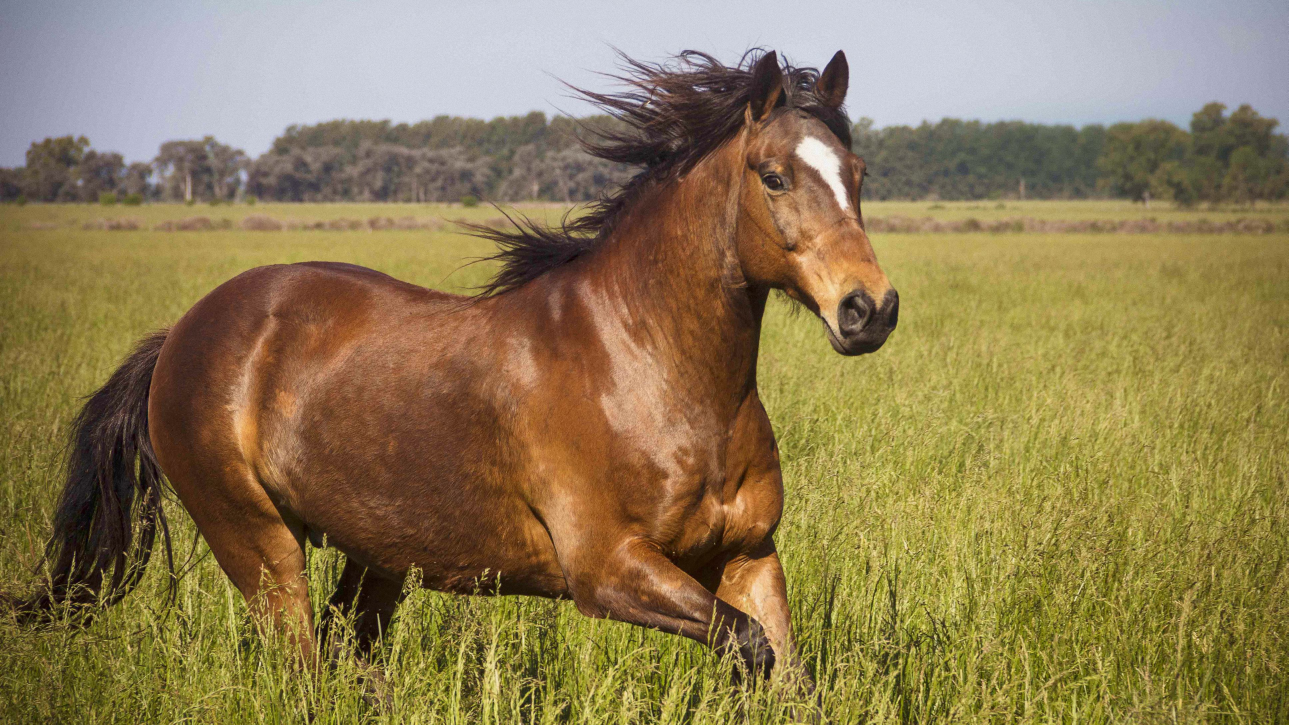
#> input picture horse.jpg, 3865 x 2174 px (shown at 1/3 size)
$ python hist.py
#> lines starting #> are read from the running program, lines starting #| are printed output that depends on the picture
# -*- coding: utf-8 -*-
"""
Created on Sun Mar 15 02:47:50 2020

@author: Allan
"""

import cv2
import numpy as np
import matplotlib.pyplot as plt

horse=cv2.imread('horse.jpg')
#> horse is the input picture: shape (2174, 3865, 3); mean B, G, R 84.2, 124.1, 142.2
show_horse=cv2.cvtColor(horse,cv2.COLOR_BGR2RGB)

brick=cv2.imread('brick.jpg')
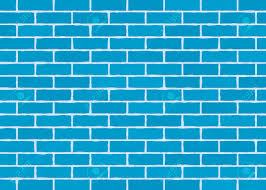
#> input picture brick.jpg, 266 x 190 px
#> brick is the input picture: shape (190, 266, 3); mean B, G, R 208.6, 166.7, 41.9
show_brick=cv2.cvtColor(brick,cv2.COLOR_BGR2RGB)

rain=cv2.imread('rainbow.jpg')
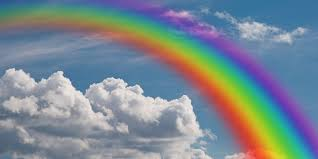
#> input picture rainbow.jpg, 318 x 159 px
#> rain is the input picture: shape (159, 318, 3); mean B, G, R 145.9, 136.9, 122.1
show_rain=cv2.cvtColor(rain,cv2.COLOR_BGR2RGB)


black=np.zeros(brick.shape[:2],np.uint8)
black[80:200,150:300]=255

mask_img=cv2.bitwise_and(brick,brick,mask=black)
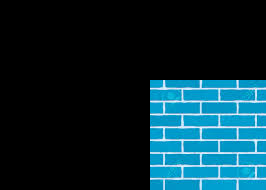
#> mask_img: shape (190, 266, 3); mean B, G, R 52.6, 42.1, 10.4


im=mask_img
color=('b','g','r')

for i,col in enumerate(color):
    hist_cal=cv2.calcHist([im],[i],black,[256],[0,256])
    plt.plot(hist_cal,color=col)
    plt.xlim([0,200])
    plt.ylim([-100,2000])
#hist_cal=cv2.calcHist(black,channels=[0],mask=None,histSize=[256],ranges=[0,256])
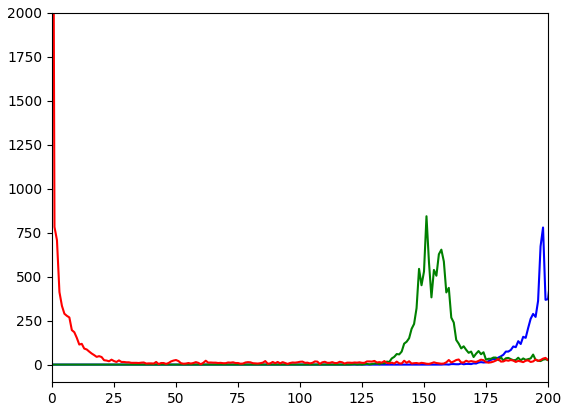
#> figure drawn by matplotlib, 1 panel; curve peaks at x = 198, y = 779; curve peaks at x = 151, y = 843; curve peaks at x = 0, y = 5007
